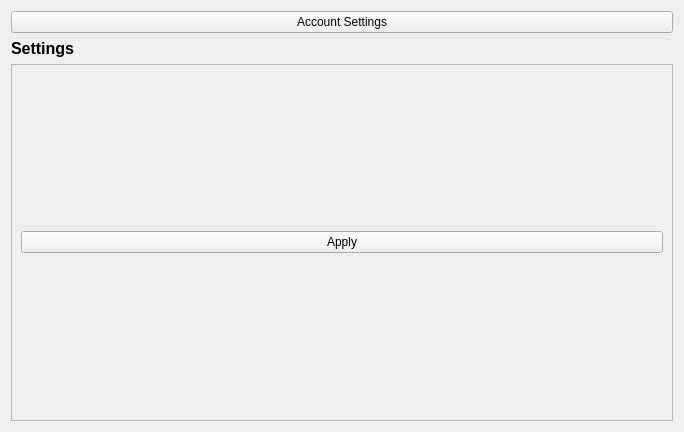
<?xml version="1.0" encoding="UTF-8"?>
<ui version="4.0">
 <class>Form</class>
 <widget class="QWidget" name="Form">
  <property name="geometry">
   <rect>
    <x>0</x>
    <y>0</y>
    <width>684</width>
    <height>432</height>
   </rect>
  </property>
  <property name="windowTitle">
   <string>Form</string>
  </property>
  <layout class="QVBoxLayout" name="verticalLayout">
   <item>
    <widget class="QPushButton" name="account_button">
     <property name="text">
      <string>Account Settings</string>
     </property>
    </widget>
   </item>
   <item>
    <widget class="QLabel" name="system_settings_title">
     <property name="sizePolicy">
      <sizepolicy hsizetype="Preferred" vsizetype="Maximum">
       <horstretch>0</horstretch>
       <verstretch>0</verstretch>
      </sizepolicy>
     </property>
     <property name="font">
      <font>
       <pointsize>12</pointsize>
       <weight>75</weight>
       <bold>true</bold>
      </font>
     </property>
     <property name="text">
      <string>Settings</string>
     </property>
    </widget>
   </item>
   <item>
    <widget class="QScrollArea" name="scrollArea">
     <property name="widgetResizable">
      <bool>true</bool>
     </property>
     <widget class="QWidget" name="scrollAreaWidgetContents">
      <property name="geometry">
       <rect>
        <x>0</x>
        <y>0</y>
        <width>660</width>
        <height>343</height>
       </rect>
      </property>
      <layout class="QVBoxLayout" name="verticalLayout_2">
       <item>
        <layout class="QFormLayout" name="settings_form"/>
       </item>
       <item>
        <widget class="QPushButton" name="apply_button">
         <property name="text">
          <string>Apply</string>
         </property>
        </widget>
       </item>
      </layout>
     </widget>
    </widget>
   </item>
  </layout>
 </widget>
 <resources/>
 <connections/>
</ui>
